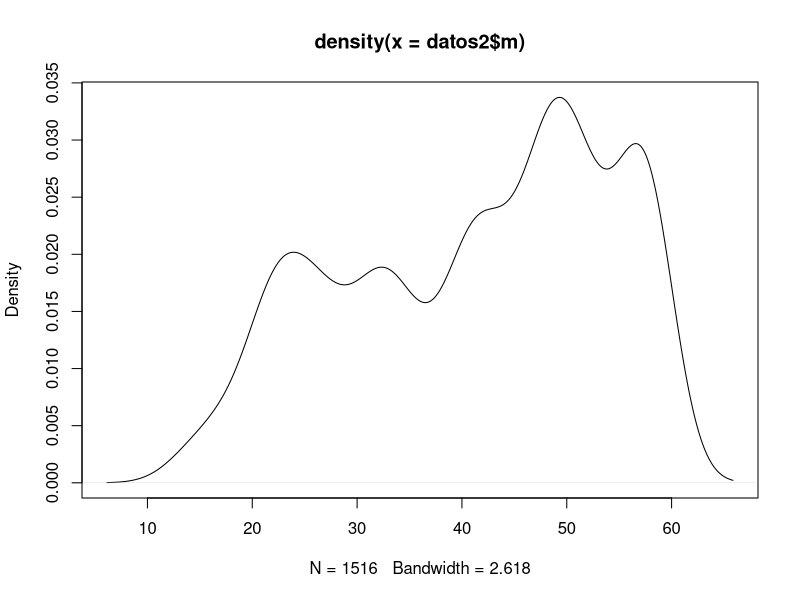
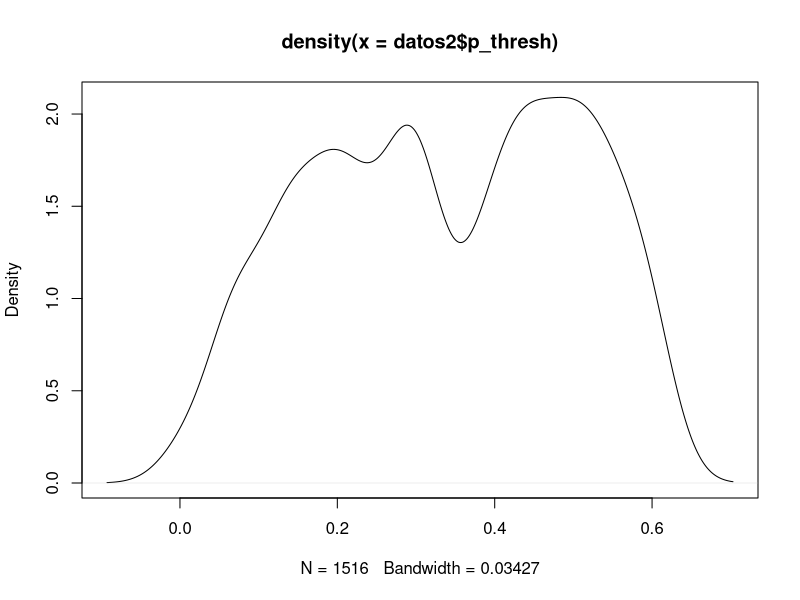
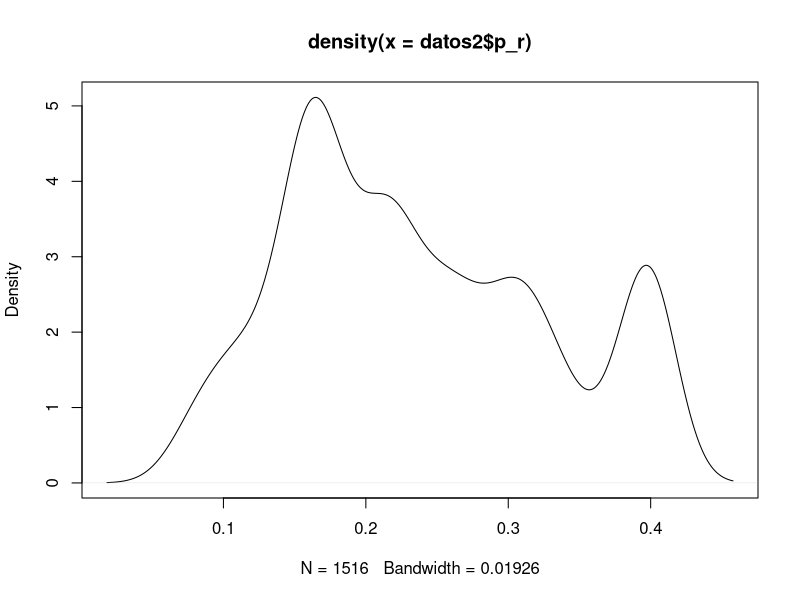
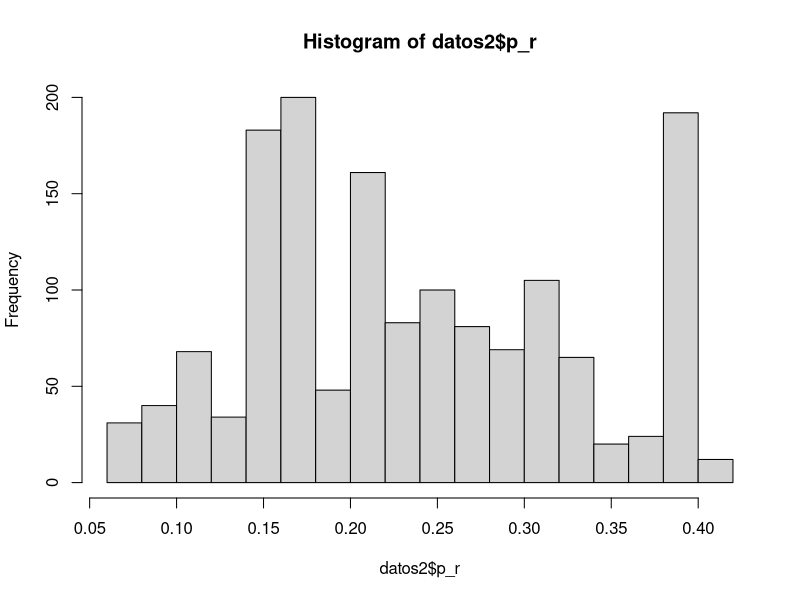
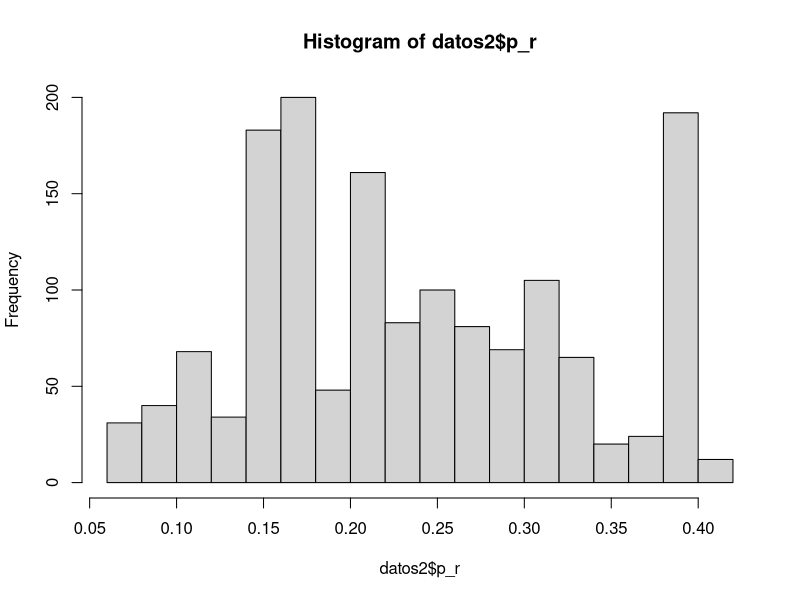
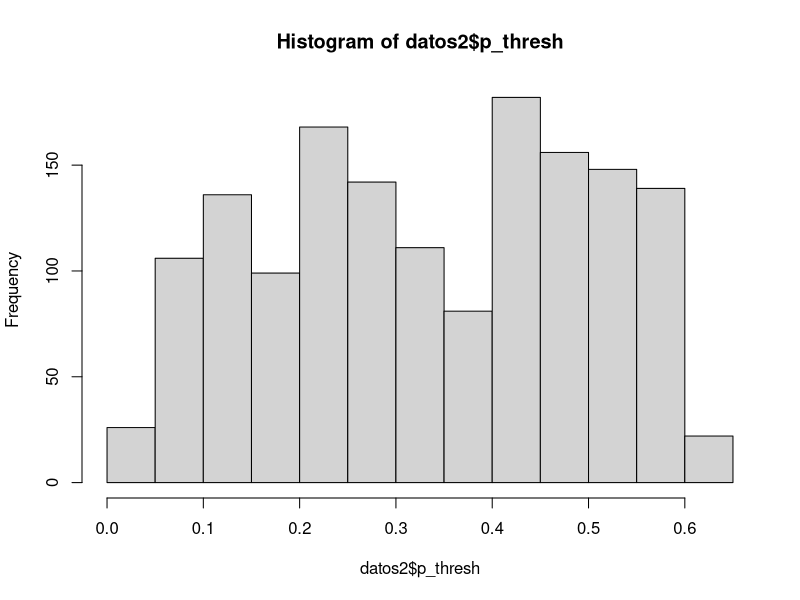
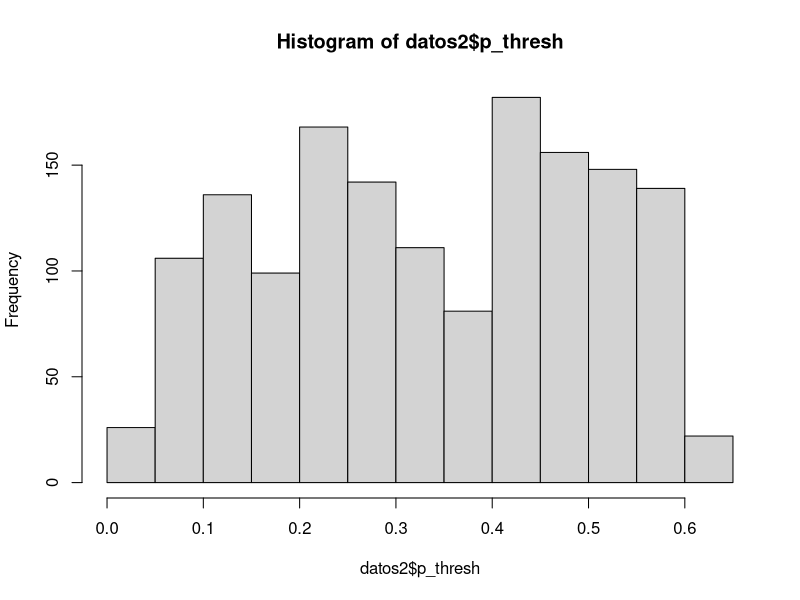
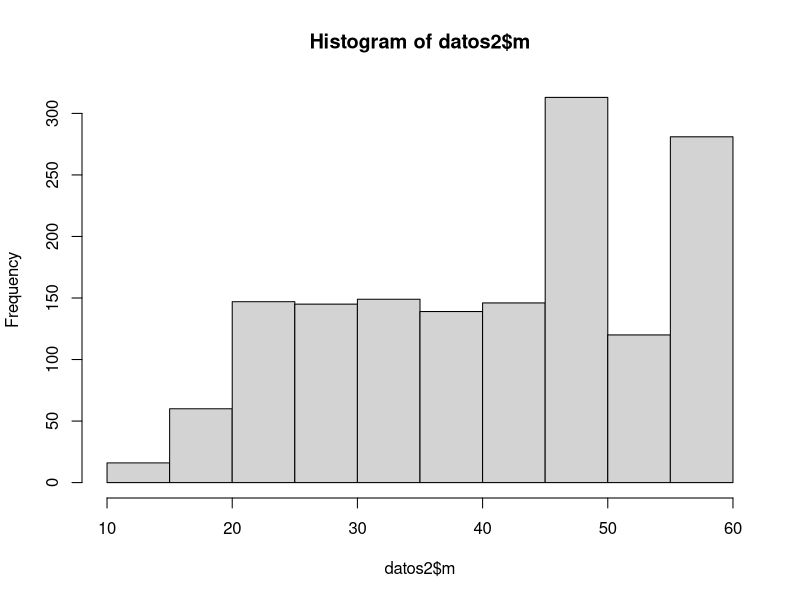

Reproduce these figures in R, in order.
library(ggplot2)
library(vioplot)
library(corrplot)
data<-read.csv(file = '2022-08-20 T-21-43-info_data.txt',header = TRUE)
cuales<-which(data$fitnes==min(data$fitnes))
datos2<-data[cuales,]
plot(density(datos2$m))
plot(density(datos2$p_thresh))
plot(density(datos2$p_r))
plot(hist(datos2$p_r))
plot(hist(datos2$p_thresh))
plot(hist(datos2$m))
